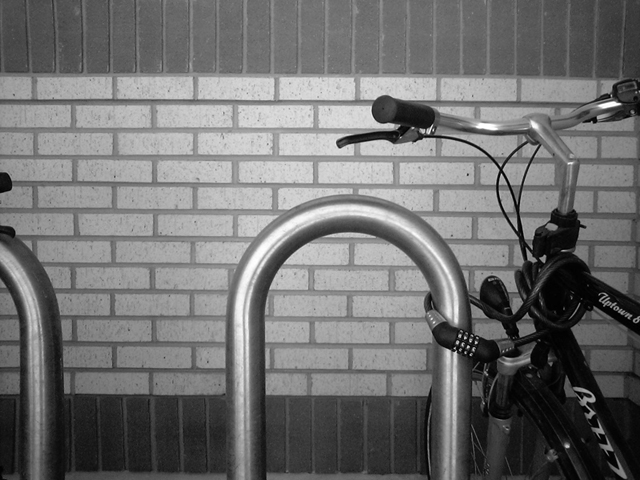
//> input picture Sobel/Images/bike.jpg, 640 x 480 px
$ ./opencvsobel Images/bike.jpg   (built with g++ and OpenCV 4)
//> lines starting //> are read from the running program, lines starting //| are printed output that depends on the picture
#include "opencv2/imgproc/imgproc.hpp"
#include "opencv2/highgui/highgui.hpp"
#include <opencv2/opencv.hpp>
#include <stdlib.h>
#include <stdio.h>

using namespace cv;


int main( int argc, char** argv )
{

	const String window_name = "Sobel Demo - Simple Edge Detector";
    int ksize = 1;
    int scale = 1;
    int delta = 0;
	int ddepth = CV_16S;
	Mat grad;

	Mat src_gray = imread(argv[1], IMREAD_GRAYSCALE);
//> src_gray is the input picture: 480 rows x 640 cols, CV_8UC1; min 0, max 255, mean 112.2
    //![sobel]
    /// Generate grad_x and grad_y
    Mat grad_x, grad_y;
    Mat abs_grad_x, abs_grad_y;

    /// Gradient X
    Sobel(src_gray, grad_x, ddepth, 1, 0, ksize, scale, delta, BORDER_DEFAULT);
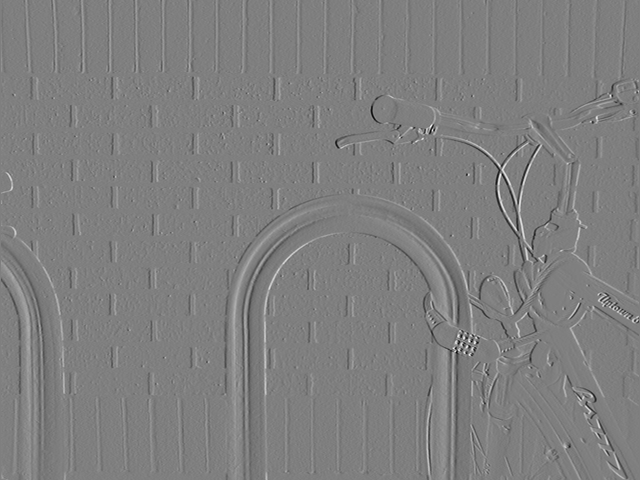
//> grad_x: 480 rows x 640 cols, CV_16SC1; min -222, max 222, mean -0.1; drawn with min black and max white

    /// Gradient Y
    Sobel(src_gray, grad_y, ddepth, 0, 1, ksize, scale, delta, BORDER_DEFAULT);
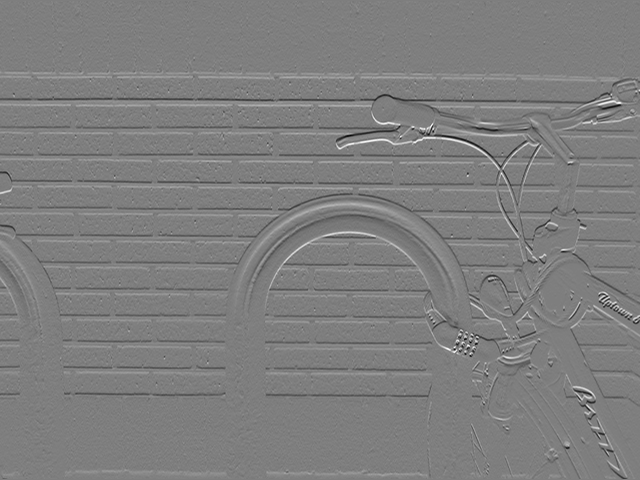
//> grad_y: 480 rows x 640 cols, CV_16SC1; min -207, max 209, mean -0.1; drawn with min black and max white
    //![sobel]

    //![convert]
    // converting back to CV_8U
    convertScaleAbs(grad_x, abs_grad_x);
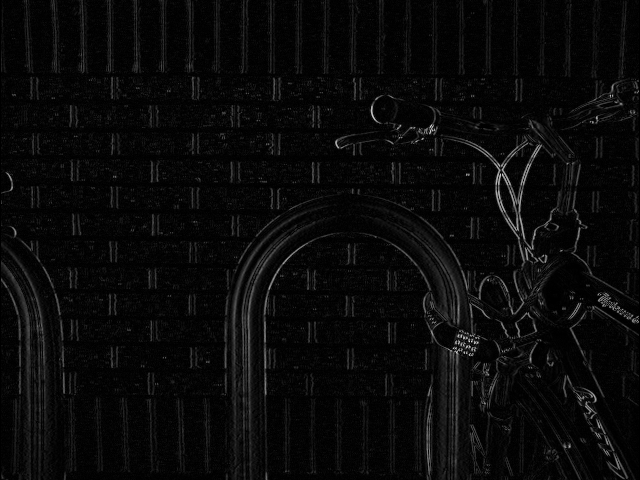
//> abs_grad_x: 480 rows x 640 cols, CV_8UC1; min 0, max 222, mean 9.8
    convertScaleAbs(grad_y, abs_grad_y);
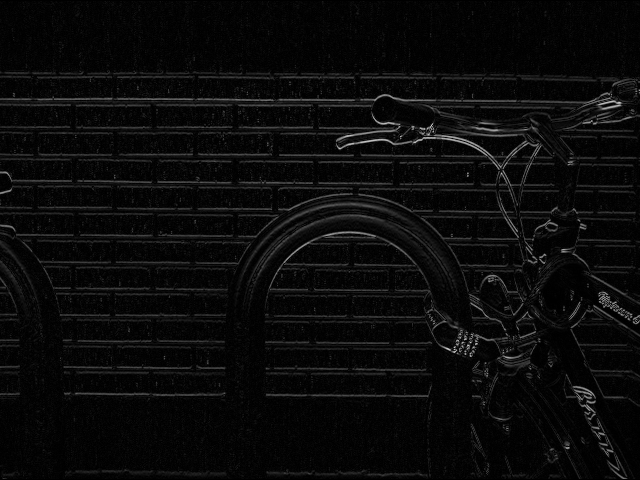
//> abs_grad_y: 480 rows x 640 cols, CV_8UC1; min 0, max 209, mean 10.5
    //![convert]

    //![blend]
    /// Total Gradient (approximate)
    addWeighted(abs_grad_x, 0.5, abs_grad_y, 0.5, 0, grad);
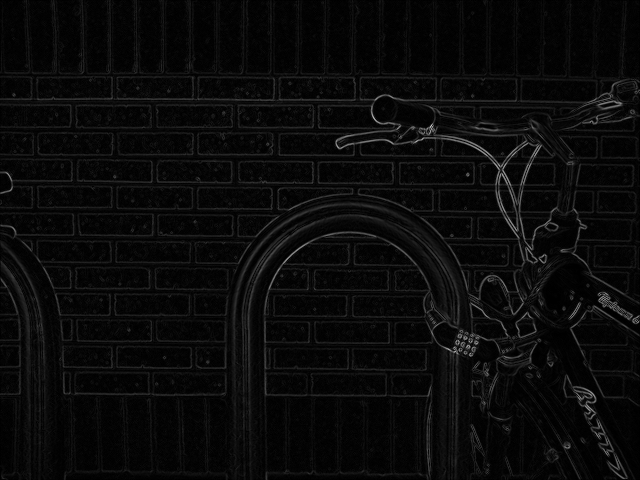
//> grad: 480 rows x 640 cols, CV_8UC1; min 0, max 206, mean 10.1
    //![blend]

    //![display]
	imshow(window_name, grad);
	waitKey(0);
    imwrite("sobel.png", grad);


 }
